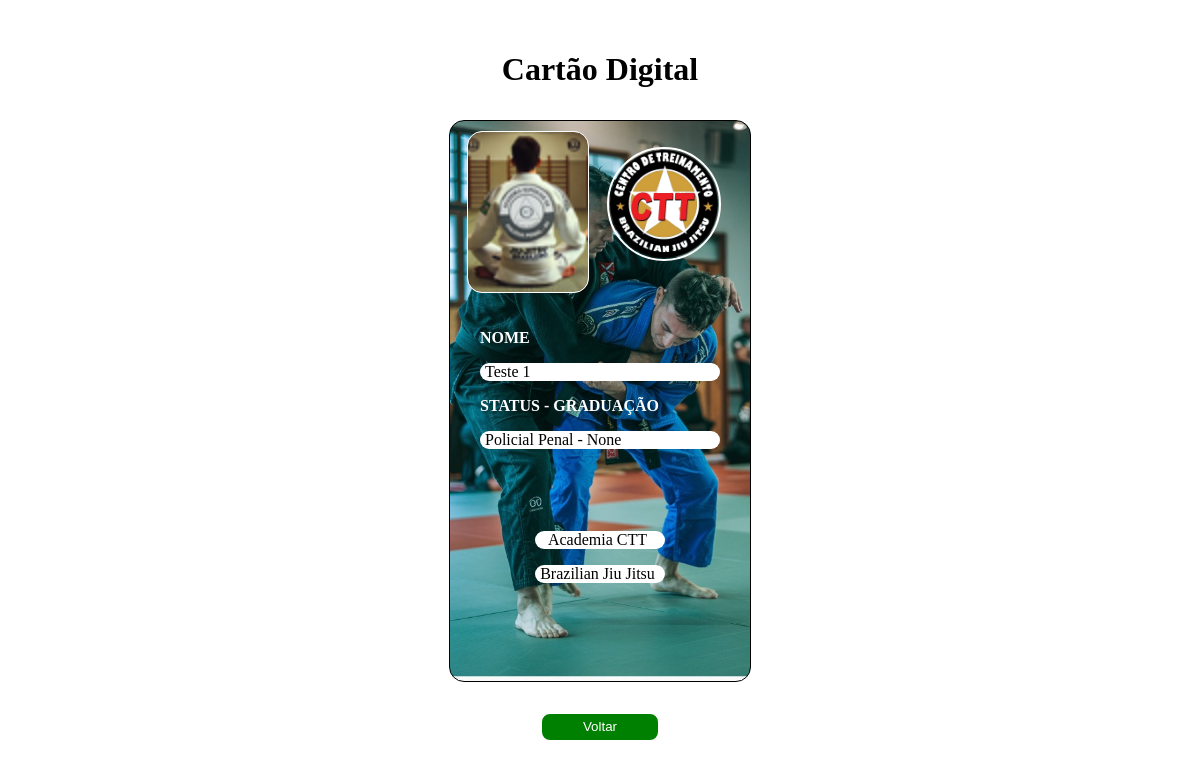
/digital-card/ (signed in), run on an earlier commit of the app's database.
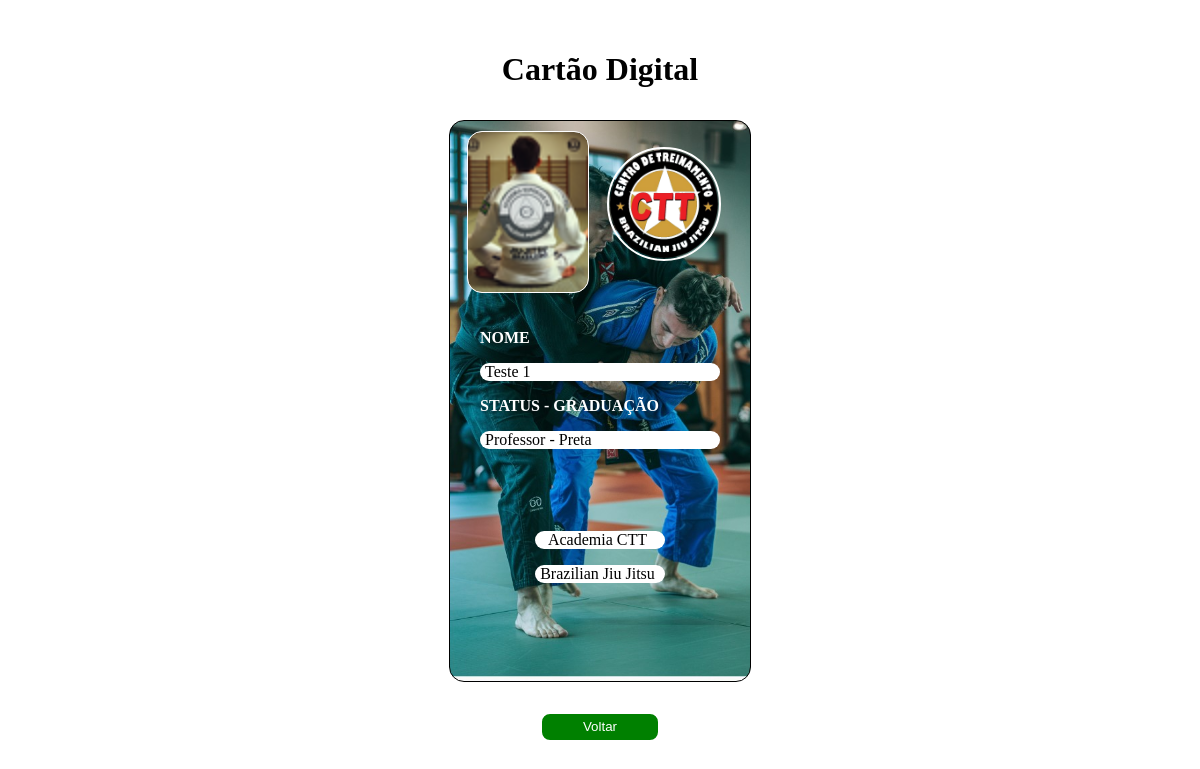
And on a later commit of the database.
### core/models.py (models this page shows, shortened)
class Professor(models.Model):
    nome = models.CharField(max_length=100)
    data_nascimento = models.DateField()
    cpf = models.CharField(max_length=11, unique=True)  # CPF usado como username
    celular = models.CharField(max_length=15)
    email = models.EmailField(unique=True)
    graduacao = models.CharField(max_length=20, choices=GRADUACAO_CHOICES)
    regional = models.CharField(max_length=20, choices=REGIONAL_CHOICES)
    funcao = models.CharField(max_length=50, choices=FUNCAO_CHOICES)
    imagem = models.ImageField(upload_to='alunos_imagens/', null=True, blank=True)
    faixa = models.CharField(max_length=20, choices=GRADUACAO_CHOICES, null=True, blank=True)

### core/views.py (the view)
# urls.py: path('digital-card/', views.digital_card, name='digital_card'),
@login_required
def digital_card(request):
    try:
        perfil = Aluno.objects.get(email=request.user.email)
    except Aluno.DoesNotExist:
        perfil = get_object_or_404(Professor, email=request.user.email)
    return render(request, 'core/digital_card.html', {'perfil': perfil})

### core/templates/core/digital_card.html (shortened to what this page needs)
<!DOCTYPE html>
<html lang="pt-br">
<head>
</head>
<body>
    <div style="display: flex;
                flex-direction: column;
                align-items: center;
                height: 100vh;
                text-align: center;
                margin-top: 30px;">
        <h1>Cartão Digital</h1>
        <div style="display: flex;
                    flex-direction: column;
                    align-items: center;
                    text-align: center;
                    margin-top: 10px;
                    border: 1px solid black;
                    padding: 10px;
                    width: 280px;
                    height: 540px;
                    background-image: url('/static/img/CTT5.jpg');
                    background-size: cover;
                    background-repeat: no-repeat;
                    background-position: center;
                    border-radius: 15px;">
            <div style="display: flex;
                        flex-direction: row;
                        align-items: center;
                        text-align: center;
                        width: 95%;
                        border-radius: 15px;">
                <div style="border: 1px solid white;
                            width: 120px;
                            height: 160px;
                            border-radius: 15px;
                            background-color: white;
                            background-image: url('{% if perfil.imagem %}{{ perfil.imagem.url }}{% else %}/static/img/2024_jiu.png{% endif %}');
                            background-size: cover;
                            background-position: center;
                            background-repeat: no-repeat;"
                >
                </div>
                <div style="width: 120px;
                            height: 160px;
                            margin-left: 15px;
                            border-radius: 15px;">
                    <img style="width: 110px;
                                height: 110px;
                                margin-top: 15px;
                                border: 2px solid white;
                                border-radius: 50%;"
                         src="/static/img/CTT_2024.png" alt="Ícone">
                </div>
            </div>
            <div style="color: white; text-align: left; margin-top: 20px; width: 240px;">
                <p><strong>NOME</strong></p>
                <p style="background-color: white; color: black; border-radius: 10px; padding-left: 5px; ">{{ perfil.nome }}</p>
                <p><strong>STATUS - GRADUAÇÃO</strong></p>
                <p style="background-color: white; color: black; border-radius: 10px; padding-left: 5px;">{{ perfil.funcao }} - {{ perfil.faixa }}</p>
            </div>
            <div style="color: white; text-align: center; margin-top: 50px;">
                <p style="background-color: white; color: black; border-radius: 10px; padding-left: 5px; padding-right: 10px;">Academia CTT</p>
                <p style="background-color: white; color: black; border-radius: 10px; padding-left: 5px; padding-right: 10px;">Brazilian Jiu Jitsu</p>
            </div>
        </div>
        <div>
            <button style="margin-top: 30px;
                            width: 120px;
                            height: 30px;
                            background-color: green;
                            color: white;
                            border-radius: 10px;
                            padding: 5px;
                            border: 2px solid white;">
                <a style="color: white;
                          background-color: green;
                          text-decoration: none;"
                href="/">
                    Voltar
                </a>
            </button>
        </div>
    </div>
</body>
</html>

What changed in the data, as far as the page shows it:
changed Professor "Teste 1": funcao "Policial Penal" → "Professor"; faixa "None" → "Preta"
